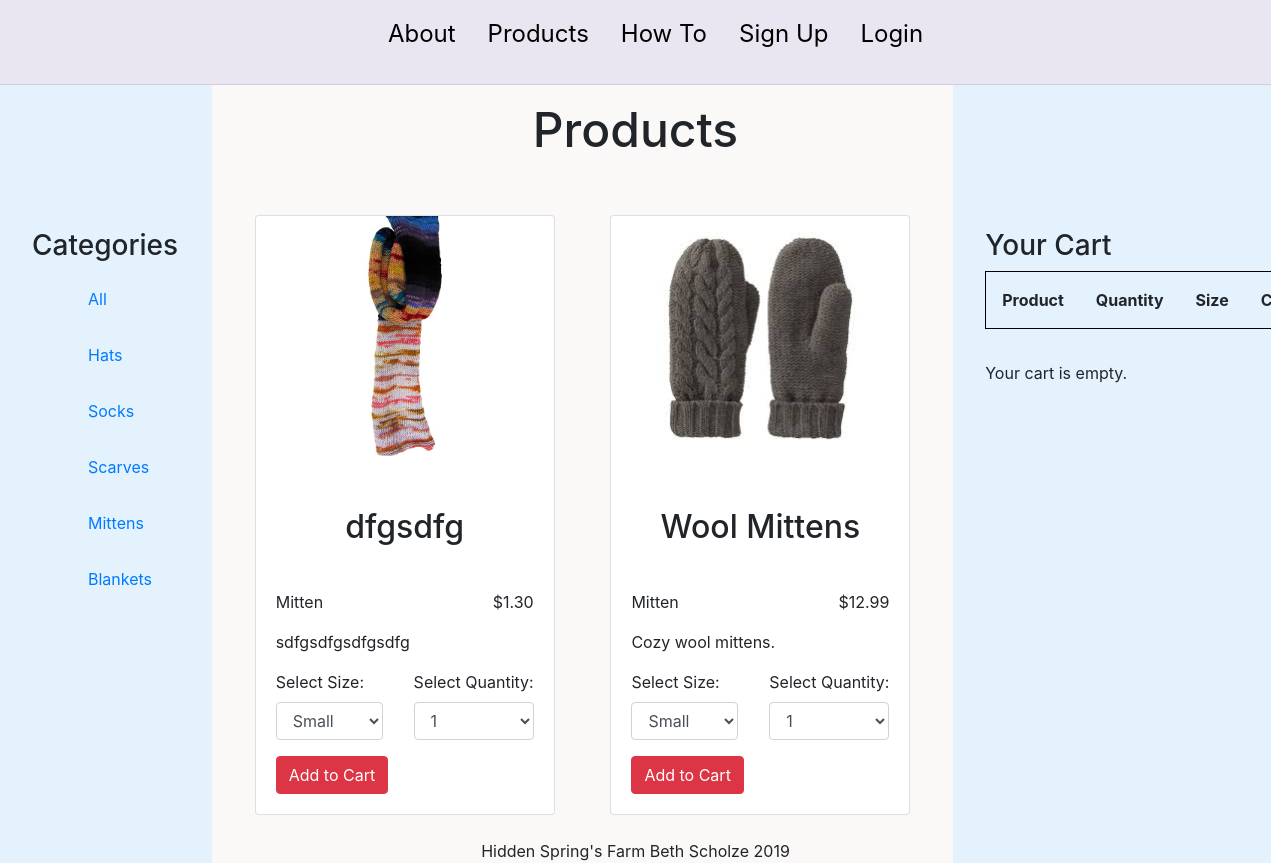
Page /products.php?productId=4 on the committed database.
### tables this page shows
CREATE TABLE `products` (
  `id` int(11) NOT NULL AUTO_INCREMENT,
  `name` varchar(20) DEFAULT NULL,
  `type` varchar(20) DEFAULT NULL,
  `price` float(6,2) DEFAULT NULL,
  `description` text,
  `size` varchar(20) DEFAULT NULL,
  `picture` varchar(20) DEFAULT NULL,
  `available` varchar(4) DEFAULT 'yes',
  PRIMARY KEY (`id`)
);

### products.php (the view, shortened to what this page needs)
<?php
    require_once('Product.php');
    require_once('header.php');
    require_once('navmenu.php');
?>
        <section class="row">
            <nav class="col-sm-2 aside">
                <h3>Categories</h3>
                <ul>
                    <li><a href="products.php?productId=6">All</a></li>
                    <li><a href="products.php?productId=1">Hats</a></li>
                    <li><a href="products.php?productId=2">Socks</a></li>
                    <li><a href="products.php?productId=3">Scarves</a></li>
                    <li><a href="products.php?productId=4">Mittens</a></li>
                    <li><a href="products.php?productId=5">Blankets</a></li>
                </ul>
            </nav>
            <div class="col-sm-7 d-flex flex-wrap justify-content-around">
            <?php
            if(isset($_GET['productId'])) {
                $dbc = mysqli_connect(DB_HOST, DB_USER, DB_PASSWORD, DB_NAME)
                    or die('Error connecting to the database.');
                $query = "Select * from products";
                $sort = $_GET['productId'];
                switch ($sort) {
                case 4:
                    $query .= " where type='mitten'";
                    break;
                }
            }
            else {
                $dbc = mysqli_connect(DB_HOST, DB_USER, DB_PASSWORD, DB_NAME)
                    or die('Error connecting to the database.');
                $query = "Select * from products";
            }
            $result = mysqli_query($dbc, $query)
                    or die("Error Selecting products.");
            while($row = mysqli_fetch_array($result)) {
                ?>
                <article class="card d-flex">
                    <div class="card-img-top">
                        <img id="cardImg" src="images/<?php echo $row['picture'] ?>"/>
                    </div>
                    <div class="card-body">
                        <h2 class="card-title"><?php echo $row['name'] ?></h2>
                        <div class="clearfix">
                        <p class="float-left"><?php echo $row['type'] ?></p>
                        <p class="float-right">$<?php echo $row['price'] ?></p>
                        </div>
                        <p ><?php echo $row['description'] ?></p>
                        <form id="modalForm" method="post" action="<?php echo $_SERVER['products.php']; ?>">
                            <fieldset>
                                <div class="form-group float-left">
                                    <label for="size">Select Size:</label>
                                    <select class="form-control" name="size" id="size">
                                        <option value="small">Small</option>
                                    </select>
                                </div>
                                <div class="form-group float-right">
                                    <label for="quantity">Select Quantity:</label>
                                    <select class="form-control" name="quantity" id="quantity">
                                        <option value="1">1</option>
                                    </select>
                                </div>
                            </fieldset>
                             <input type="submit" name="submit" value="Add to Cart" class="btn btn-danger"/>
                        </form>
                    </div>
                </article>
                <?php
            }
            ?>
            </div>
            <aside id="cart" class="col-sm-3 aside">
                <h3 id="here">Your Cart</h3>
                <table><tr><th>Product</th><th>Quantity</th><th>Size</th><th>Cost</th></tr>
                <?php
                $total = 0;
                echo '</table>';
                if(!empty($total)){
                    echo 'Total : $' . $total;
                    echo '<p><a href="checkOut.php?">Check Out</a></p>';
                } else {
                    echo '<p>Your cart is empty.</p>';
                }
                ?>
            </aside>
        </section>
    <?php
    require_once('footer.php');
    ?>

### css/styles.css (style rules this page uses)
* { box-sizing: border-box; }
body { background-color: #fbf9f8; }
ul li { list-style-type: none; padding: 1em; }
img { max-width: 100%; }
td, th { padding: 1em; text-align: center; }
.card-img-top { max-width: 100%; }
.card { max-width:30%; max-height: 55em; min-width: 300px; }
#cardImg { max-height:15em; display:block; margin: auto; }
h2 { text-align: center; padding-bottom: 1em; padding-top:1em; }
.aside { background-color: #e3f2fd; padding: 9em 2em; margin-top: -8.1em; margin-bottom: -3em; }
table { border: solid black 1px; margin-bottom: 2em; }
html, body { height: 100%; }
body { display: flex; flex-direction: column; }

### rows in the picture
products: picture (picture), name "dfgsdfg", type "Mitten", price "1.30", description "sdfgsdfgsdfgsdfg"
products: picture (picture), name "Wool Mittens", type "Mitten", price "12.99", description "Cozy wool mittens."

### other values in the picture
$page_title "Products"
